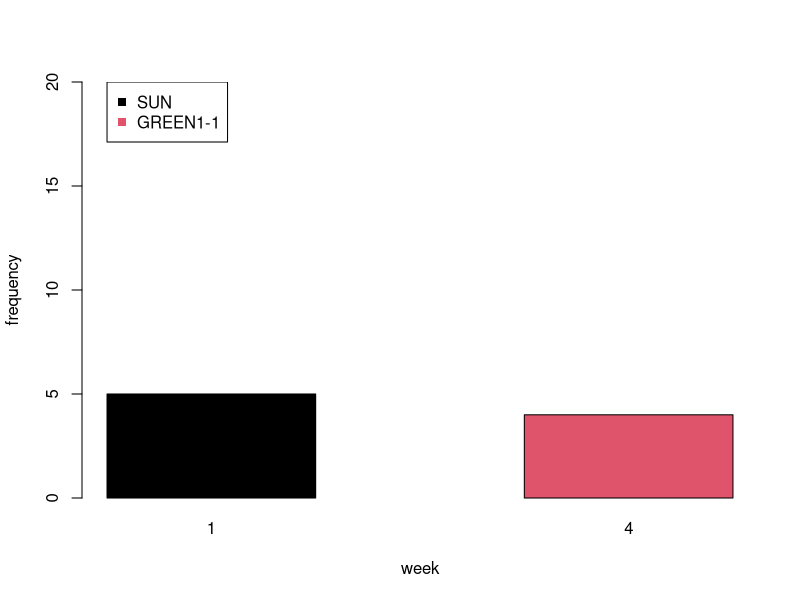
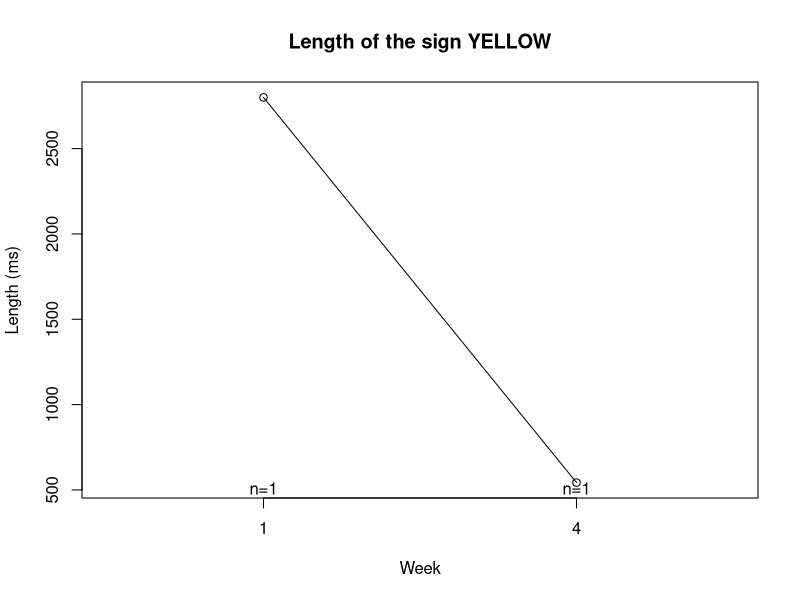
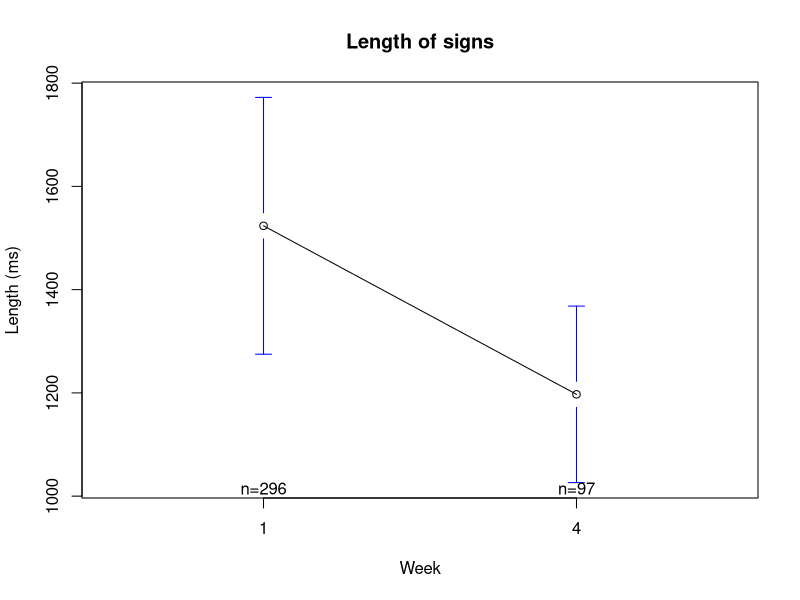
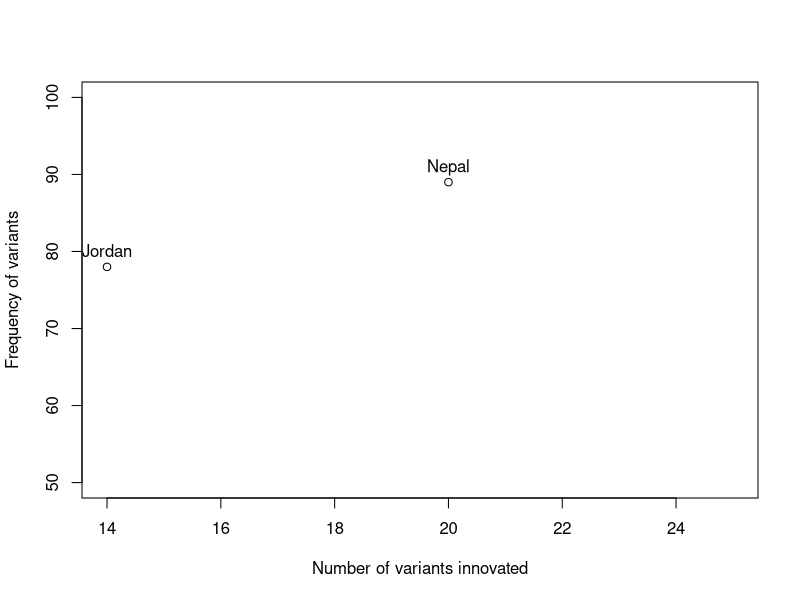

Reproduce these figures in R, in order. (Note: this script raises an error after producing the figures.)
library(ggplot2)
library(lme4)
setwd("~/Documents/MPI/KangSukColours/ColourExperiment/analysis/")

d = read.csv("../data/processedData/variants_processed.csv", stringsAsFactors = F)



colourNumbers = c("1","5","7","14",'18','24')
colourNames = c("red",'brown','black','green','yellow','pink')
names(colourNames) = colourNumbers
colourNamesDark = c("dark red", 'orange', 'gray', 'dark green','gold', 'purple')


d = d[d$trial_value %in% colourNumbers,]

d$trialColourName = colourNames[d$trial_value]
d$trialColourName = factor(d$trialColourName, levels = colourNames)




###########
sun = table(d[d$sign_value=="SUN",]$week)
yellow = table(d[d$sign_value=="GREEN1-1",]$week)

barplot(rbind(sun,yellow), beside=T, xlab='week', ylab='frequency', ylim=c(0,20),col=1:2)
legend(1,20,legend=c("SUN","GREEN1-1"), col=1:2, pch=15)

# pdf("../results/descriptive/graphs/IconicityByWeek.pdf")
# barplot(table(d$iconic,d$week), col=1:2, xlab='Week')
# legend(1.5,150,legend=c("Iconic","Not iconic"), col=2:1, pch=15)
# dev.off()

# w1 = table(d[d$week==1,]$iconic, d[d$week==1,]$trialColourName)
# w4 = table(d[d$week==4,]$iconic, d[d$week==4,]$trialColourName)
# 
# 
# pdf("../results/descriptive/graphs/IconicityByWeekByColour.pdf")
# barplot(cbind(w1,c(NA,NA),w4), col=1:2, las=2)
# abline(v=7.9)
# axis(1,line=2.5,at=c(4,12), labels=c("Week 1","Week 3"), tick=F, lwd=0)
# legend(1.5,150,legend=c("Iconic","Not iconic"), col=2:1, pch=15)
# dev.off()


library(gplots)
pdf("../results/descriptive/graphs/LengthByWeek_YELLOW.pdf")
plotmeans(d[d$sign_value=="YELLOW",]$sign_length~d[d$sign_value=="YELLOW",]$week, xlab='Week', ylab="Length (ms)", main='Length of the sign YELLOW')
dev.off()

pdf("../results/descriptive/graphs/LengthByWeek.pdf")
plotmeans(d$sign_length~d$week, xlab='Week', ylab="Length (ms)", main='Length of signs')
dev.off()

# pdf("../results/descriptive/graphs/IconicByWeekByPart.pdf", width=8, height=5)
# partIconic = table(d$iconic,d$speakerName,d$week)
# cbind(partIconic[,,1],partIconic[,,2])
# barplot(cbind(partIconic[,,1],partIconic[,,2]), col=1:2)
# abline(v=4.9)
# text(c(2.5,7.5),c(65,65), c("Week 1", "Week 4"))
# legend(5,50, c("Iconic","Non-iconic"), col=2:1, pch=15)
# dev.off()


inventedBy = tapply(d$sign_value,d$inventedBy, function(X){length(unique(X))})
pdf("../results/descriptive/graphs/NumVarByFreq.pdf")
plot(
    as.vector(inventedBy), 
    as.vector(table(d$inventedBy)), 
    xlab='Number of variants innovated', ylab="Frequency of variants", col=1, ylim=c(50,100))
text(as.vector(inventedBy), as.vector(table(d$inventedBy)), names((inventedBy)),pos=3)
dev.off()

freqWithinVarByInventor = tapply(variants$freq_week_4_withinColour, variants$inventedBy, mean)

pdf("../results/descriptive/graphs/NumVarByFreq_withinColour.pdf")
plot(
  as.vector(inventedBy), 
  as.vector(freqWithinVarByInventor), 
  xlab='Number of variants innovated', ylab="Mean fitness of variants", col=1, ylim=c(0,0.15))
text(as.vector(inventedBy), as.vector(freqWithinVarByInventor), names((inventedBy)),pos=3)
dev.off()

# number of variants adopted
adopted = sapply(sort(unique(d$speakerName)), function(X){
  x = d[d$speakerName==X,]$inventedBy
  x2 = tapply(d[d$speakerName==X,]$sign_value, d[d$speakerName==X,]$inventedBy, function(z){length(unique(z))})
  sum(x2[names(x2)!=X])
})
pdf("../results/descriptive/graphs/AdoptedVsInvented.pdf")
plot(inventedBy,adopted, ylim=c(0,35), xlim=c(0,35), xlab="Number of variants invented", ylab="Number of variants adopted")
abline(0,1, col='gray')
text(inventedBy,adopted,names(inventedBy), pos=3)
dev.off()

pdf("../results/descriptive/graphs/NumVariants.pdf", width=8, height=5)
cols = rainbow(2)
barplot(matrix(tapply(d$sign_value, paste(d$speakerName,d$week), function(X){length(unique(X))}), nrow=2), beside = T, names.arg = sort(unique(d$speakerName)), col=cols, main='Number of variants used')
legend(9,80,c("Week 1","Week 4"), col=cols, pch=15)
dev.off()

week1L = tapply(d[d$director==d$speaker & d$week==1,]$sign_length, d[d$director==d$speaker & d$week==1,]$trialColourName, mean)
week4L = tapply(d[d$director==d$speaker & d$week==4,]$sign_length, d[d$director==d$speaker & d$week==4,]$trialColourName, mean)


pdf("../results/descriptive/graphs/LengthOfSignsByColour.pdf")
plot(c(0.5,2.5),range(week1L), type='n', ylab='Sign length (ms)', xlab='Week', xaxt="n")
axis(1,at=1:2, c("Week 1", "Week 4"))
points(rep(1,length(week1L)), week1L, col=colourNames, pch=16)
points(rep(2,length(week4L)), week4L, col=colourNames, pch=16)
for(i in 1:length(week1L)){
  lines(c(1,2),c(week1L[i],week4L[i]), col=colourNames[i])
}
dev.off()

for(i in 1:length(colourNames)){
 plotmeans(sign_length~week, data = d[d$director==d$speaker & d$trialColourName==colourNames[i], ], add=i!=1, col=colourNames[i])
}

week1L.trial = tapply(d[d$director==d$speaker & d$week==1,]$trial_length, d[d$director==d$speaker & d$week==1,]$trialColourName, mean)
week4L.trial = tapply(d[d$director==d$speaker & d$week==4,]$trial_length, d[d$director==d$speaker & d$week==4,]$trialColourName, mean)

barplot(rbind(week1L.trial, week4L.trial),beside = T, col=rep(colourNames,each=2), ylab='Trial length')



myData <- aggregate(d[d$director==d$speaker,]$trial_length,
  by = list(colour = d[d$director==d$speaker,]$trialColourName, d[d$director==d$speaker,]$week),
  FUN = function(x) c(mean = mean(x), sd = sd(x),
  n = length(x)))

myData <- do.call(data.frame, myData)
myData$se <- myData$x.sd / sqrt(myData$x.n)
colnames(myData) = c('Colour','Week','mean','sd','n','se')

dodge <- position_dodge(width = 0.9)
limits <- aes(ymax = myData$mean + myData$se, ymin = myData$mean - myData$se)


p <- ggplot(data = myData, aes(x = Colour, y = mean, group = Week))

pdf("../results/descriptive/graphs/LengthOfTrialsByColourAndWeek_gg.pdf")
p + geom_bar(stat = "identity", position = 'dodge', fill=rep(colourNames,each=2)) +
  geom_errorbar(limits, position = dodge, width = 0.25) +
  theme(axis.text.x=element_text(), axis.ticks.x=element_blank(),
        axis.title.x=element_blank(), plot.title=element_text("Trial Length")) + ylab("Trial length (ms)") +
    scale_colour_manual(values=colourNames)
dev.off()

######
myData <- aggregate(d[d$director==d$speaker,]$sign_length,
                    by = list(colour = d[d$director==d$speaker,]$trialColourName, d[d$director==d$speaker,]$week),
                    FUN = function(x) c(mean = mean(x), sd = sd(x),
                                        n = length(x)))

myData <- do.call(data.frame, myData)
myData$se <- myData$x.sd / sqrt(myData$x.n)
colnames(myData) = c('Colour','Week','mean','sd','n','se')

dodge <- position_dodge(width = 0.9)
limits <- aes(ymax = myData$mean + myData$se, ymin = myData$mean - myData$se)


p <- ggplot(data = myData, aes(x = Colour, y = mean, group = Week))

pdf("../results/descriptive/graphs/LengthOfSignsByColourAndWeek_gg.pdf")
p + geom_bar(stat = "identity", position = 'dodge', fill=rep(colourNames,each=2)) +
  geom_errorbar(limits, position = dodge, width = 0.25) +
  theme(axis.text.x=element_text(), axis.ticks.x=element_blank(),
        axis.title.x=element_blank(), plot.title=element_text("Sign Length")) + ylab("Sign length (ms)") +
  scale_colour_manual(values=colourNames)
dev.off()

####

pdf("../results/descriptive/graphs/LengthOfTrialsByColour.pdf")
plot(c(0.5,2.5),range(c(week1L.trial,week4L.trial)), type='n', ylab='Trial length (ms)', xlab='Week', xaxt="n")
axis(1,at=1:2, c("Week 1", "Week 4"))
points(rep(1,length(week1L.trial)), week1L.trial, col=colourNames, pch=16)
points(rep(2,length(week4L.trial)), week4L.trial, col=colourNames, pch=16)
for(i in 1:length(week1L)){
  lines(c(1,2),c(week1L.trial[i],week4L.trial[i]), col=colourNames[i])
}
dev.off()

plotmeans(sign_length~trialColourName,  d[d$director==d$speaker & d$week==1,], connect = F, col = colourNames, pch=16, barcol = 1,xlab='Colour', ylab='Sign length (ms)')
plotmeans(sign_length~trialColourName,  d[d$director==d$speaker & d$week==4,], connect = F, col = colourNames, pch=16, barcol = 1,xlab='Colour', ylab='Sign length (ms)', add=T)


###########

variants = read.csv('../data/processedData/variants_summary.csv', stringsAsFactors = F)

d$BodyAnchor = variants[match(d$sign_value, variants$sign),]$BodyAnchor

w1 = table(d[d$week==1,]$BodyAnchor,d[d$week==1,]$trialColourName)
w1 = w1[,c("red",'black','brown','green','yellow','pink')]
w3 = table(d[d$week==4,]$BodyAnchor,d[d$week==4,]$trialColourName)
w3 = w3[,c("red",'black','brown','green','yellow','pink')]

xtab = cbind(w1,c(NA,NA), w3)

pdf("../results/descriptive/graphs/BodyAnchoredByColourByWeek.pdf", width=6, height = 5)
barplot(xtab, col=3:4, las=2)
legend(8,100,c("Body Anchored",'Other'), col=4:3, pch=15)
axis(1,line=2.5,at=c(4,12), labels=c("Week 1","Week 3"), tick=F, lwd=0)
dev.off()





pdf("../results/descriptive/graphs/FreqWeek1_vs_FreqWeek2.pdf", width=5, height=5)
plot(variants$freq_week_1, jitter(variants$freq_week_4), pch=16, col=rgb(0,0,0,0.2), ylab='Frequency in week 4', xlab='Frequency in week 1')
dev.off()

pdf("../results/descriptive/graphs/FreqWeek1_vs_FreqWeek2_withinColour.pdf", width=5, height=5)
plot(variants$freq_week_1_withinColour, jitter(variants$freq_week_4_withinColour), pch=16, col=variants$colourName, ylab='Frequency in week 4', xlab='Frequency in week 1')
dev.off()

week1 = tapply(d[d$trial_value %in% colourNumbers & d$week==1,]$sign_value, d[d$trial_value %in% colourNumbers & d$week==1,]$trial_value, function(X){length(unique(X,na.rm=T))})
week4 = tapply(d[d$trial_value %in% colourNumbers & d$week==4,]$sign_value, d[d$trial_value %in% colourNumbers & d$week==4,]$trial_value, function(X){length(unique(X,na.rm=T))})

xtab = cbind(week1,week4)

pdf("../results/descriptive/graphs/NumberOfVariantsByColourByWeek.pdf", width=8, height=5)
barplot(xtab,beside=T, col=colourNames[rownames(xtab)], main='Number of Variants')
dev.off()


####
# Try marking

variants$check.any = variants$check >0

plotmeans(freq_week_4_withinColour ~
            paste(TryMarked>1,Teach>1),
          data = variants[!(!(variants$TryMarked>1) & (variants$Teach>1)),],
          legends = c("No Try Mark","Try Marking","Try Marking & Teaching"),
          xlab="", ylab='Fitness of variants')

plotmeans(variants$freq_week_4_withinColour~
            paste(variants$colourName,variants$TryMarked>1),
          col = rep(colourNamesDark,each=2), pch=c(16,15))

plotmeans(variants$freq_week_4_withinColour ~ 
            paste(variants$colourName,variants$check.any),
          col = rep(colourNamesDark,each=2), pch=c(16,15))



#######

library(party)

variants$iconic = as.factor(variants$iconic)
variants$inventedBy = as.factor(variants$inventedBy)
variants$indexical = as.factor(variants$indexical)
variants$TeachT = as.factor(variants$Teach>1)
variants$TryMarkedT = as.factor(variants$TryMarked>1)
f = ctree(freq_week_4_withinColour ~ 
            freq_week_1 + 
            indexical + 
            TeachT +
            TryMarkedT+
            check + 
            inventedBy + 
            factor(colourName), data=variants, control=ctree_control(mincriterion = 0.5))
plot(f, terminal_panel=node_barplot)


d3 = d
d3$freq_week_4[is.na(d3$freq_week_4)] = 0
d3$freq_week4_withinColour[is.na(d3$freq_week4_withinColour)] = 0

d3 = d3[d3$freq_week4_withinColour>0,]

for(i in c('Indexicality','speakerName')){
  d3[,i] = as.factor(d3[,i])
}

f2 = ctree(freq_week4_withinColour ~ 
             Indexicality + 
             T0Check + 
             speakerName + 
             Teach + 
             TryMarked, 
           data=d3, 
           control=ctree_control(mincriterion = 0.75))
plot(f2, inner_panel=node_inner(f2,id=F),terminal_panel=node_barplot)
